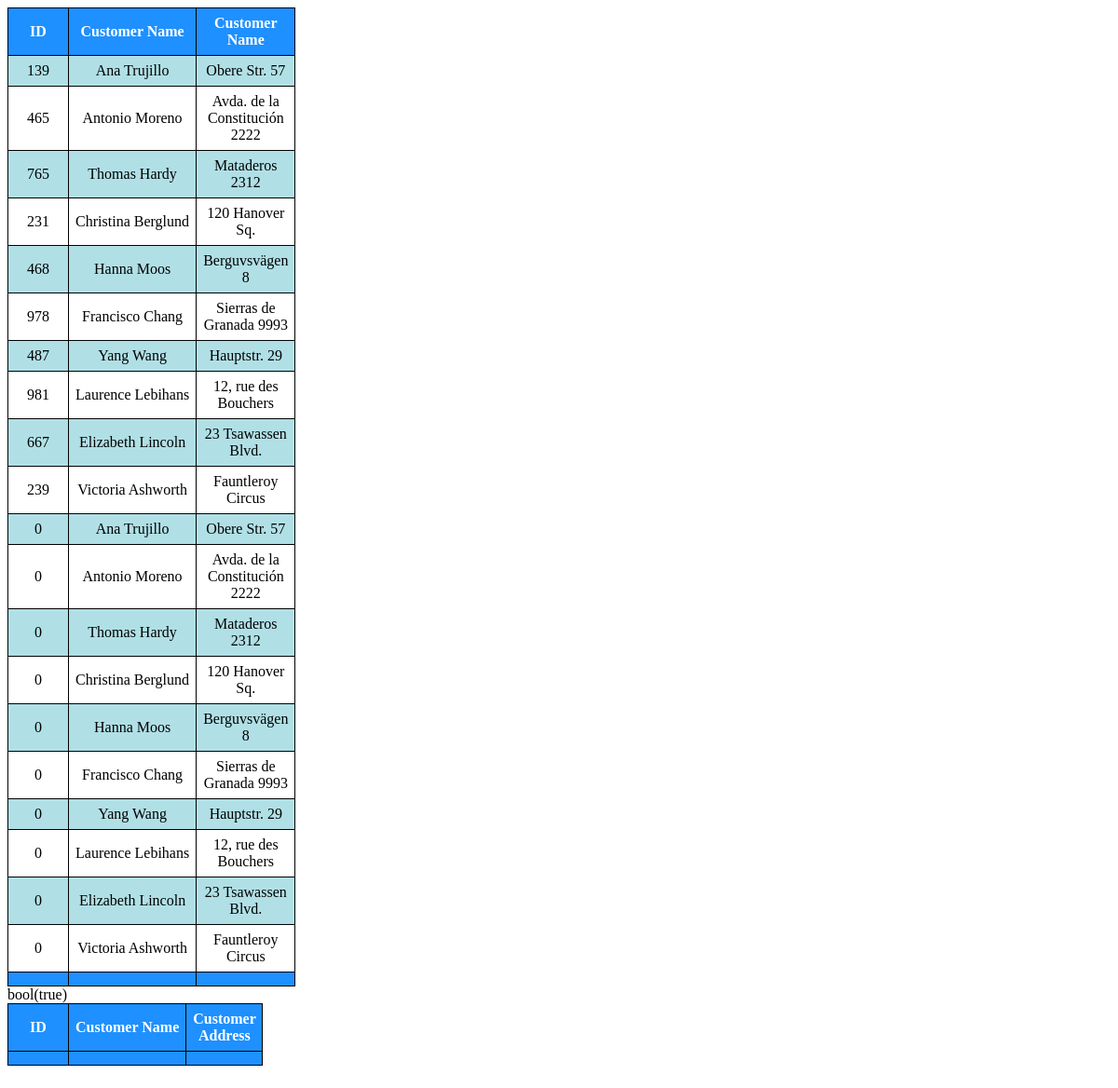
The page / on the database its author committed.
### tables this page shows
CREATE TABLE IF NOT EXISTS Customers (
    ID int(11) AUTO_INCREMENT PRIMARY KEY NOT NULL,
    CustomerID int(11) NOT NULL,
    CustomerName varchar(50) NOT NULL,
    CustomerAddress varchar(150) NOT NULL
);

### original.php (the view, shortened to what this page needs)
<?php
    $sqlOriginalStatement = "SELECT * FROM `customers` WHERE 1";
    $originalResult = mysqli_query($originalConnection, $sqlOriginalStatement);
    $checkOriginalResult = mysqli_num_rows($originalResult);
    echo'<div class="tbl-parent"><table> <tr><th>ID</th> <th>Customer Name</th> <th>Customer Name</th></tr>';
    if ($checkOriginalResult > 0) {
        while ($row = mysqli_fetch_assoc($originalResult)) {
            echo "<tr><td>";
            echo $row['CustomerID'];
            echo "</td><td>";
            echo $row['CustomerName'];
            echo "</td><td>";
            echo $row['CustomerAddress'];
            echo "</td></tr>";
        }
        echo "</tr><td></td><td></td><td></td></tr>";
        echo '</table></div>';
    }

### index.php (shortened to what this page needs)
<?php include_once 'connectionStrings.php'; ?>
<!DOCTYPE html>
<html>
    <head>
        <link rel="stylesheet" type="text/css" href="style.css">
    </head>
    <body>
        <div class="container">
            <?php
                include_once 'original.php';
                echo '<div class"vl">';
                    include_once 'copied.php';
                echo '</div>';
            ?>
        </div>
    </body>
</html>

### copied.php (shortened to what this page needs)
<?php
    $sqlCopiedStatement = "INSERT [IGNORE] INTO `CopiedCopmany.Customers` WHERE 1 SELECT * FROM `OriginalCopmany.Customers`";
    $copiedResult = mysqli_query($copiedConnection, $sqlCopiedStatement);
    var_dump($copiedResult);
    echo'<table> <tr><th>ID</th> <th>Customer Name</th> <th>Customer Address</th></tr>';
    if ($copiedResult > 0) {
        echo "</tr><td></td><td></td><td></td></tr>";
        echo '</table>';
    }

### style.css (style rules this page uses)
html, body { height: 100%; min-height: 100% }
.container { height: 100%; min-height: 100% }
table { border-collapse: collapse; }
table, th, td { border: 1px solid black; }
tr:nth-child(even) { background-color: powderblue }
tr:first-child, tr:last-child { color: white; background-color: DodgerBlue; }
th, td { padding: 7px; text-align: center; }
td:nth-child(odd) { width: 50px; }

### rows shown on the page
customers: CustomerID "139", CustomerName "Ana Trujillo", CustomerAddress "Obere Str. 57"
customers: CustomerID "465", CustomerName "Antonio Moreno", CustomerAddress "Avda. de la Constitución 2222"
customers: CustomerID "765", CustomerName "Thomas Hardy", CustomerAddress "Mataderos 2312"
customers: CustomerID "231", CustomerName "Christina Berglund", CustomerAddress "120 Hanover Sq."
customers: CustomerID "468", CustomerName "Hanna Moos", CustomerAddress "Berguvsvägen 8"
customers: CustomerID "978", CustomerName "Francisco Chang", CustomerAddress "Sierras de Granada 9993"
customers: CustomerID "487", CustomerName "Yang Wang", CustomerAddress "Hauptstr. 29"
customers: CustomerID "981", CustomerName "Laurence Lebihans", CustomerAddress "12, rue des Bouchers"
customers: CustomerID "667", CustomerName "Elizabeth Lincoln", CustomerAddress "23 Tsawassen Blvd."
customers: CustomerID "239", CustomerName "Victoria Ashworth", CustomerAddress "Fauntleroy Circus"
customers: CustomerID "0", CustomerName "Ana Trujillo", CustomerAddress "Obere Str. 57"
customers: CustomerID "0", CustomerName "Antonio Moreno", CustomerAddress "Avda. de la Constitución 2222"
customers: CustomerID "0", CustomerName "Thomas Hardy", CustomerAddress "Mataderos 2312"
customers: CustomerID "0", CustomerName "Christina Berglund", CustomerAddress "120 Hanover Sq."
customers: CustomerID "0", CustomerName "Hanna Moos", CustomerAddress "Berguvsvägen 8"
customers: CustomerID "0", CustomerName "Francisco Chang", CustomerAddress "Sierras de Granada 9993"
customers: CustomerID "0", CustomerName "Yang Wang", CustomerAddress "Hauptstr. 29"
customers: CustomerID "0", CustomerName "Laurence Lebihans", CustomerAddress "12, rue des Bouchers"
customers: CustomerID "0", CustomerName "Elizabeth Lincoln", CustomerAddress "23 Tsawassen Blvd."
customers: CustomerID "0", CustomerName "Victoria Ashworth", CustomerAddress "Fauntleroy Circus"
